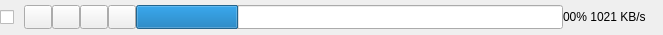
<?xml version="1.0" encoding="UTF-8"?>
<ui version="4.0">
 <class>Form</class>
 <widget class="QWidget" name="Form">
  <property name="geometry">
   <rect>
    <x>0</x>
    <y>0</y>
    <width>663</width>
    <height>35</height>
   </rect>
  </property>
  <property name="windowTitle">
   <string>Form</string>
  </property>
  <layout class="QGridLayout" name="gridLayout">
   <property name="leftMargin">
    <number>0</number>
   </property>
   <property name="topMargin">
    <number>0</number>
   </property>
   <property name="rightMargin">
    <number>0</number>
   </property>
   <property name="bottomMargin">
    <number>0</number>
   </property>
   <property name="spacing">
    <number>0</number>
   </property>
   <item row="0" column="0">
    <layout class="QHBoxLayout" name="horizontalLayout">
     <property name="spacing">
      <number>0</number>
     </property>
     <item>
      <widget class="QCheckBox" name="_ckSelect">
       <property name="sizePolicy">
        <sizepolicy hsizetype="Fixed" vsizetype="Fixed">
         <horstretch>0</horstretch>
         <verstretch>0</verstretch>
        </sizepolicy>
       </property>
       <property name="minimumSize">
        <size>
         <width>24</width>
         <height>24</height>
        </size>
       </property>
       <property name="maximumSize">
        <size>
         <width>24</width>
         <height>24</height>
        </size>
       </property>
       <property name="text">
        <string/>
       </property>
      </widget>
     </item>
     <item>
      <widget class="QPushButton" name="_btStart">
       <property name="sizePolicy">
        <sizepolicy hsizetype="Fixed" vsizetype="Fixed">
         <horstretch>0</horstretch>
         <verstretch>0</verstretch>
        </sizepolicy>
       </property>
       <property name="minimumSize">
        <size>
         <width>28</width>
         <height>24</height>
        </size>
       </property>
       <property name="maximumSize">
        <size>
         <width>28</width>
         <height>24</height>
        </size>
       </property>
       <property name="text">
        <string/>
       </property>
       <property name="icon">
        <iconset resource="AndroidBoy.qrc">
         <normaloff>:/icon/icons/bt_start.svg</normaloff>:/icon/icons/bt_start.svg</iconset>
       </property>
      </widget>
     </item>
     <item>
      <widget class="QPushButton" name="_btStop">
       <property name="sizePolicy">
        <sizepolicy hsizetype="Fixed" vsizetype="Fixed">
         <horstretch>0</horstretch>
         <verstretch>0</verstretch>
        </sizepolicy>
       </property>
       <property name="minimumSize">
        <size>
         <width>28</width>
         <height>24</height>
        </size>
       </property>
       <property name="maximumSize">
        <size>
         <width>28</width>
         <height>24</height>
        </size>
       </property>
       <property name="text">
        <string/>
       </property>
       <property name="icon">
        <iconset resource="AndroidBoy.qrc">
         <normaloff>:/icon/icons/bt_stop.svg</normaloff>:/icon/icons/bt_stop.svg</iconset>
       </property>
      </widget>
     </item>
     <item>
      <widget class="QPushButton" name="_btDelete">
       <property name="sizePolicy">
        <sizepolicy hsizetype="Fixed" vsizetype="Fixed">
         <horstretch>0</horstretch>
         <verstretch>0</verstretch>
        </sizepolicy>
       </property>
       <property name="minimumSize">
        <size>
         <width>28</width>
         <height>24</height>
        </size>
       </property>
       <property name="maximumSize">
        <size>
         <width>28</width>
         <height>24</height>
        </size>
       </property>
       <property name="text">
        <string/>
       </property>
       <property name="icon">
        <iconset resource="AndroidBoy.qrc">
         <normaloff>:/icon/icons/bt_clear.svg</normaloff>:/icon/icons/bt_clear.svg</iconset>
       </property>
      </widget>
     </item>
     <item>
      <widget class="QPushButton" name="_btBrowser">
       <property name="sizePolicy">
        <sizepolicy hsizetype="Fixed" vsizetype="Fixed">
         <horstretch>0</horstretch>
         <verstretch>0</verstretch>
        </sizepolicy>
       </property>
       <property name="minimumSize">
        <size>
         <width>28</width>
         <height>24</height>
        </size>
       </property>
       <property name="maximumSize">
        <size>
         <width>28</width>
         <height>24</height>
        </size>
       </property>
       <property name="text">
        <string/>
       </property>
       <property name="icon">
        <iconset resource="AndroidBoy.qrc">
         <normaloff>:/icon/icons/folder.svg</normaloff>:/icon/icons/folder.svg</iconset>
       </property>
      </widget>
     </item>
     <item>
      <widget class="QProgressBar" name="_pgDownload">
       <property name="minimumSize">
        <size>
         <width>0</width>
         <height>24</height>
        </size>
       </property>
       <property name="maximumSize">
        <size>
         <width>16777215</width>
         <height>24</height>
        </size>
       </property>
       <property name="value">
        <number>24</number>
       </property>
       <property name="textVisible">
        <bool>false</bool>
       </property>
      </widget>
     </item>
     <item>
      <widget class="QLabel" name="_lbProgress">
       <property name="sizePolicy">
        <sizepolicy hsizetype="Fixed" vsizetype="Fixed">
         <horstretch>0</horstretch>
         <verstretch>0</verstretch>
        </sizepolicy>
       </property>
       <property name="minimumSize">
        <size>
         <width>100</width>
         <height>24</height>
        </size>
       </property>
       <property name="maximumSize">
        <size>
         <width>100</width>
         <height>24</height>
        </size>
       </property>
       <property name="text">
        <string>00% 1021 KB/s</string>
       </property>
      </widget>
     </item>
    </layout>
   </item>
  </layout>
 </widget>
 <resources>
  <include location="AndroidBoy.qrc"/>
 </resources>
 <connections/>
</ui>
